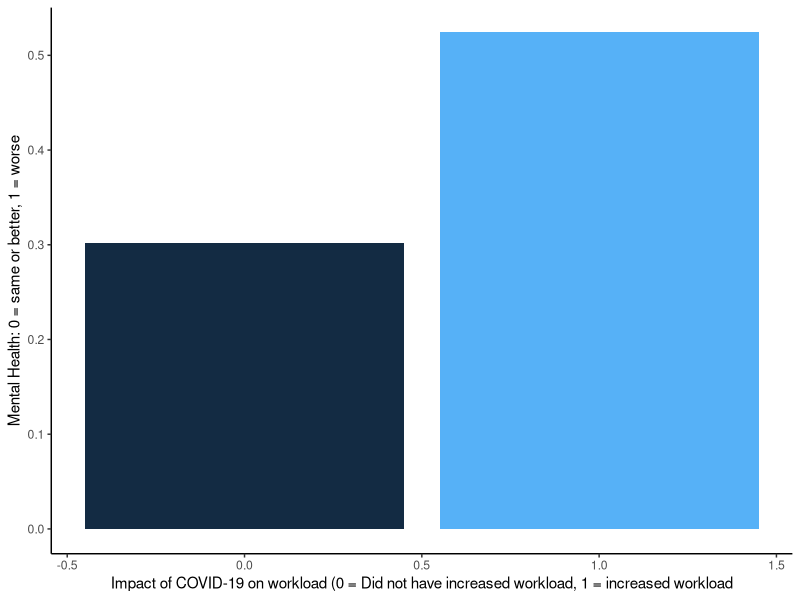

The R source for this figure:
library(tidyverse)
library(ggplot2)

#data cleaning
dat_unclean <- read.csv("shcwep-5362-E-2022_F1.csv")
dat <- filter(dat_unclean,(complete.cases(dat_unclean)))
dat <- filter(dat,GEN_20<=5) #mental health compared to before the pandemic
dat <- filter(dat,ICJ_05E<=2)#workload
dat <- filter(dat,ICJ_05L<=2)#unpaid leave
dat <- filter(dat,IM_10D<=2)#loneliness
dat <- filter(dat,GDRDVGRP<=2)#gender(m/f)
dat <- filter(dat,IM_10C<=2)#knows someone who died from covid

#Modicification of variables (mostly changing things to binary/bernoulli)
dat <- mutate(dat,mental_health = ifelse(GEN_20 <= 3,0,1)) #changed to Bernoulli, 0 means the same or better
dat <- mutate(dat, workload = ifelse(ICJ_05E == 2,0,1)) # changed workload to Bernoulli
dat <- mutate(dat, unpaidleave = ifelse(ICJ_05L == 1,1,0)) #unpaid leave is 1, didnt take is 0
dat <- mutate(dat, loneliness = ifelse(IM_10D == 1,1,0)) #1 is experienced loneliness due to covid, 0 is didnt
dat <- mutate(dat, male = ifelse(GDRDVGRP == 1,1,0)) #1 if male, 0 if female
dat <- mutate(dat, closedeath = ifelse(IM_10C == 2,0,1)) #0 if no, 1 if yes ; no significant effect

dat["LMAGNOC"][dat["LMAGNOC"] == "2"] <- "Nurse" #LMAGNOC is occupation within healthcare industry
dat["LMAGNOC"][dat["LMAGNOC"] == "3"] <- "Supportworker" #this is personal support worker or care aides
dat["LMAGNOC"][dat["LMAGNOC"] == "4"] <- "Other"
colnames(dat)[colnames(dat) == "LMAGNOC"] ="occupation"
dat <- mutate(dat, occupation=as.factor(occupation)) #1 was physicians, which are dummy variables

#initial testing for effect of workload on mental health
graphdat <- dat %>% group_by(workload) %>% summarize(mental_health = mean(mental_health))
ggplot(graphdat) + geom_bar(aes(x = workload, y = mental_health, fill = workload), stat = 'identity') + 
  #annotate("text", x = 1.5, y = 1.2, label = "p-value < 2.2e-16", size = 5, col='red') + 
  xlab('Impact of COVID-19 on workload (0 = Did not have increased workload, 1 = increased workload') + ylab('Mental Health: 0 = same or better, 1 = worse') + theme_classic() + 
  theme(legend.position = '')

t.test(mental_health ~ workload, data=dat) #checking if workload affects mental health significantly (it does)
ln1 <- lm(mental_health ~ workload, data=dat) #single variable OLS
summary(ln1) #so far increased workload increases probability of having worse mental health by 22.15%

#Finding our model
#adding other variables
ln2 <- lm(mental_health ~ workload + unpaidleave + loneliness + male, data=dat) #unpaid leave probably related to workload
summary(ln2)
#Interactions: male is not an interaction, occupation may not work